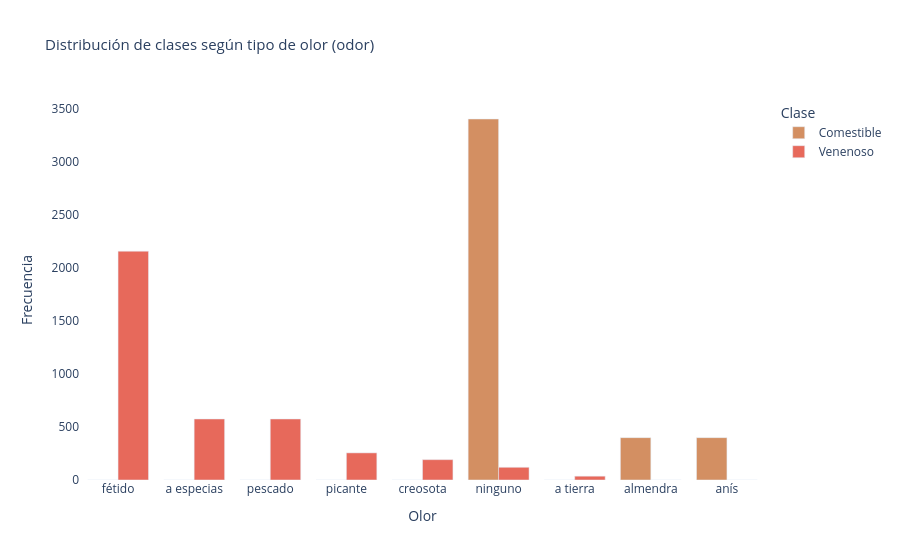

The cell this chart's notebook holds for it:
### Markdown cell above
## 7. Análisis de la variable odor — predictora clave

### Code cell
# 'odor' es conocida por ser altamente discriminativa en este dataset
odor_map = {
    'a': 'almendra', 'l': 'anís', 'c': 'creosota',
    'y': 'pescado', 'f': 'fétido', 'm': 'a tierra',
    'n': 'ninguno', 'p': 'picante', 's': 'a especias'
}

df_odor = df.copy()
df_odor['odor_label'] = df_odor['odor'].map(odor_map)

odor_class = df_odor.groupby(['odor_label', 'class']).size().unstack(fill_value=0)
odor_class.columns = ['Comestible', 'Venenoso']
odor_class = odor_class.sort_values('Venenoso', ascending=False)

fig = px.bar(
    odor_class.reset_index(), x='odor_label',
    y=['Comestible', 'Venenoso'],
    barmode='group',
    color_discrete_map={'Comestible': '#d38f62', 'Venenoso': '#e7695b'},
    title='Distribución de clases según tipo de olor (odor)',
    labels={'odor_label': 'Olor', 'value': 'Frecuencia', 'variable': 'Clase'}
)
fig.update_layout(plot_bgcolor='white', title_font_size=15)
fig.show()
print('Figura 5. La variable odor es altamente discriminativa: olores como fétido, a especias y creosota son exclusivos de hongos venenosos.')

### Figure 1 — Plotly figure (JSON) as saved in the notebook; plotly's stock layout.template omitted (floating-point values rounded to 4 significant figures)
{"data": [{"alignmentgroup": "True", "hovertemplate": "Clase=Comestible<br>Olor=%{x}<br>Frecuencia=%{y}<extra></extra>", "legendgroup": "Comestible", "marker": {"color": "#d38f62", "pattern": {"shape": ""}}, "name": "Comestible", "offsetgroup": "Comestible", "orientation": "v", "showlegend": true, "textposition": "auto", "type": "bar", "x": ["fétido", "a especias", "pescado", "picante", "creosota", "ninguno", "a tierra", "almendra", "anís"], "xaxis": "x", "y": [0, 0, 0, 0, 0, 3408, 0, 400, 400], "yaxis": "y"}, {"alignmentgroup": "True", "hovertemplate": "Clase=Venenoso<br>Olor=%{x}<br>Frecuencia=%{y}<extra></extra>", "legendgroup": "Venenoso", "marker": {"color": "#e7695b", "pattern": {"shape": ""}}, "name": "Venenoso", "offsetgroup": "Venenoso", "orientation": "v", "showlegend": true, "textposition": "auto", "type": "bar", "x": ["fétido", "a especias", "pescado", "picante", "creosota", "ninguno", "a tierra", "almendra", "anís"], "xaxis": "x", "y": [2160, 576, 576, 256, 192, 120, 36, 0, 0], "yaxis": "y"}], "layout": {"barmode": "group", "legend": {"title": {"text": "Clase"}, "tracegroupgap": 0}, "plot_bgcolor": "white", "title": {"font": {"size": 15}, "text": "Distribución de clases según tipo de olor (odor)"}, "xaxis": {"anchor": "y", "domain": [0, 1], "title": {"text": "Olor"}}, "yaxis": {"anchor": "x", "domain": [0, 1], "title": {"text": "Frecuencia"}}}}
